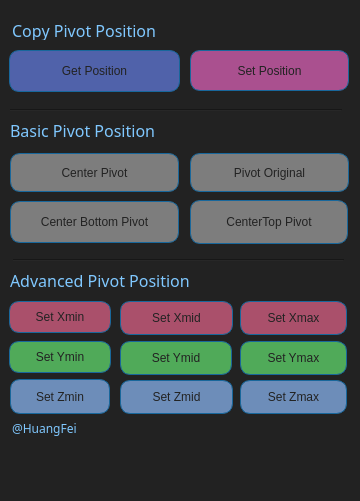
<?xml version="1.0" encoding="UTF-8"?>
<ui version="4.0">
 <class>PivotTool</class>
 <widget class="QMainWindow" name="PivotTool">
  <property name="geometry">
   <rect>
    <x>0</x>
    <y>0</y>
    <width>360</width>
    <height>501</height>
   </rect>
  </property>
  <property name="windowTitle">
   <string>MainWindow</string>
  </property>
  <property name="styleSheet">
   <string notr="true">background-color: rgb(34, 34, 34);</string>
  </property>
  <widget class="QWidget" name="centralwidget">
   <widget class="QLabel" name="author">
    <property name="geometry">
     <rect>
      <x>12</x>
      <y>420</y>
      <width>68</width>
      <height>16</height>
     </rect>
    </property>
    <property name="font">
     <font>
      <family>Bahnschrift SemiBold SemiConden</family>
      <pointsize>9</pointsize>
      <italic>false</italic>
      <kerning>false</kerning>
      <fontweight></fontweight>
     </font>
    </property>
    <property name="styleSheet">
     <string notr="true">color: rgb(128, 200, 255);
font: 63 9pt &quot;Bahnschrift SemiBold SemiConden&quot;;</string>
    </property>
    <property name="text">
     <string>@HuangFei</string>
    </property>
   </widget>
   <widget class="QPushButton" name="btnGetPosition">
    <property name="geometry">
     <rect>
      <x>9</x>
      <y>50</y>
      <width>171</width>
      <height>42</height>
     </rect>
    </property>
    <property name="styleSheet">
     <string notr="true">QPushButton {
font: 63 12pt &quot;Bahnschrift SemiBold SemiConden&quot;;
color: rgb(34, 34, 34);
background-color:  rgb(80, 98, 170);

border: 1px solid rgb(24, 103, 155);
border-radius: 10px;
 }
QPushButton:hover{
background-color:  rgb(80, 98, 170);
border: 3px solid rgb(24, 103, 155);
border-radius: 10px;
}

QPushButton:pressed{
background-color: rgb(87, 138, 207);
border: 3px solid rgb(24, 103, 155);
border-radius: 10px;
}
</string>
    </property>
    <property name="text">
     <string>Get Position</string>
    </property>
   </widget>
   <widget class="QPushButton" name="btnSetPosition">
    <property name="geometry">
     <rect>
      <x>190</x>
      <y>50</y>
      <width>159</width>
      <height>41</height>
     </rect>
    </property>
    <property name="styleSheet">
     <string notr="true">QPushButton {font: 63 12pt &quot;Bahnschrift SemiBold SemiConden&quot;;
color: rgb(34, 34, 34);
background-color: rgb(170, 80, 143);

border: 1px solid rgb(24, 103, 155);
border-radius: 10px;
 }
QPushButton:hover{
background-color: rgb(170, 80, 143);
border: 3px solid rgb(24, 103, 155);
border-radius: 10px;
}

QPushButton:pressed{
background-color: rgb(119, 29, 65);
border: 3px solid rgb(24, 103, 155);
border-radius: 10px;
}
</string>
    </property>
    <property name="text">
     <string>Set Position</string>
    </property>
   </widget>
   <widget class="QPushButton" name="btnSetXmin">
    <property name="geometry">
     <rect>
      <x>9</x>
      <y>301</y>
      <width>102</width>
      <height>32</height>
     </rect>
    </property>
    <property name="styleSheet">
     <string notr="true">QPushButton {
font: 63 12pt &quot;Bahnschrift SemiBold SemiConden&quot;;
color: rgb(34, 34, 34);
background-color: rgb(170, 80, 107);

border: 1px solid rgb(24, 103, 155);
border-radius: 10px;
 }
QPushButton:hover{
background-color:  rgb(170, 80, 107);
border: 3px solid rgb(24, 103, 155);
border-radius: 10px;
}

QPushButton:pressed{
background-color: rgb(169, 23, 27);
border: 3px solid rgb(24, 103, 155);
border-radius: 10px;
}
</string>
    </property>
    <property name="text">
     <string>Set Xmin</string>
    </property>
   </widget>
   <widget class="QPushButton" name="btnSetXmid">
    <property name="geometry">
     <rect>
      <x>120</x>
      <y>301</y>
      <width>113</width>
      <height>34</height>
     </rect>
    </property>
    <property name="styleSheet">
     <string notr="true">QPushButton {
font: 63 12pt &quot;Bahnschrift SemiBold SemiConden&quot;;
color: rgb(34, 34, 34);
background-color:  rgb(170, 80, 107);

border: 1px solid rgb(24, 103, 155);
border-radius: 10px;
 }
QPushButton:hover{
background-color:   rgb(170, 80, 107);
border: 3px solid rgb(24, 103, 155);
border-radius: 10px;
}

QPushButton:pressed{
background-color: rgb(169, 23, 27);
border: 3px solid rgb(24, 103, 155);
border-radius: 10px;
}
</string>
    </property>
    <property name="text">
     <string>Set Xmid</string>
    </property>
   </widget>
   <widget class="QPushButton" name="btnSetXmax">
    <property name="geometry">
     <rect>
      <x>240</x>
      <y>301</y>
      <width>107</width>
      <height>34</height>
     </rect>
    </property>
    <property name="styleSheet">
     <string notr="true">QPushButton {
font: 63 12pt &quot;Bahnschrift SemiBold SemiConden&quot;;
color: rgb(34, 34, 34);
background-color:  rgb(170, 80, 107);

border: 1px solid rgb(24, 103, 155);
border-radius: 10px;
 }
QPushButton:hover{
background-color:   rgb(170, 80, 107);
border: 3px solid rgb(24, 103, 155);
border-radius: 10px;
}

QPushButton:pressed{
background-color: rgb(169, 23, 27);
border: 3px solid rgb(24, 103, 155);
border-radius: 10px;
}
</string>
    </property>
    <property name="text">
     <string>Set Xmax</string>
    </property>
   </widget>
   <widget class="QPushButton" name="btnSetYmin">
    <property name="geometry">
     <rect>
      <x>9</x>
      <y>341</y>
      <width>102</width>
      <height>32</height>
     </rect>
    </property>
    <property name="styleSheet">
     <string notr="true">QPushButton {
font: 63 12pt &quot;Bahnschrift SemiBold SemiConden&quot;;
color: rgb(34, 34, 34);
background-color: rgb(80, 170, 89);

border: 1px solid rgb(24, 103, 155);
border-radius: 10px;
 }
QPushButton:hover{
background-color: rgb(80, 170, 89);
border: 3px solid rgb(24, 103, 155);
border-radius: 10px;
}

QPushButton:pressed{
background-color: rgb(180, 220, 103);
border: 3px solid rgb(24, 103, 155);
border-radius: 10px;
}
</string>
    </property>
    <property name="text">
     <string>Set Ymin</string>
    </property>
   </widget>
   <widget class="QPushButton" name="btnSetYmid">
    <property name="geometry">
     <rect>
      <x>120</x>
      <y>341</y>
      <width>112</width>
      <height>34</height>
     </rect>
    </property>
    <property name="styleSheet">
     <string notr="true">QPushButton {
font: 63 12pt &quot;Bahnschrift SemiBold SemiConden&quot;;
color: rgb(34, 34, 34);
background-color: rgb(80, 170, 89);

border: 1px solid rgb(24, 103, 155);
border-radius: 10px;
 }
QPushButton:hover{
background-color: rgb(80, 170, 89);
border: 3px solid rgb(24, 103, 155);
border-radius: 10px;
}

QPushButton:pressed{
background-color: rgb(180, 220, 103);
border: 3px solid rgb(24, 103, 155);
border-radius: 10px;
}
</string>
    </property>
    <property name="text">
     <string>Set Ymid</string>
    </property>
   </widget>
   <widget class="QPushButton" name="btnSetYmax">
    <property name="geometry">
     <rect>
      <x>240</x>
      <y>341</y>
      <width>107</width>
      <height>34</height>
     </rect>
    </property>
    <property name="styleSheet">
     <string notr="true">QPushButton {
font: 63 12pt &quot;Bahnschrift SemiBold SemiConden&quot;;
color: rgb(34, 34, 34);
background-color: rgb(80, 170, 89);

border: 1px solid rgb(24, 103, 155);
border-radius: 10px;
 }
QPushButton:hover{
background-color: rgb(80, 170, 89);
border: 3px solid rgb(24, 103, 155);
border-radius: 10px;
}

QPushButton:pressed{
background-color: rgb(180, 220, 103);
border: 3px solid rgb(24, 103, 155);
border-radius: 10px;
}
</string>
    </property>
    <property name="text">
     <string>Set Ymax</string>
    </property>
   </widget>
   <widget class="QPushButton" name="btnSetZmax">
    <property name="geometry">
     <rect>
      <x>240</x>
      <y>380</y>
      <width>107</width>
      <height>34</height>
     </rect>
    </property>
    <property name="styleSheet">
     <string notr="true">QPushButton {
font: 63 12pt &quot;Bahnschrift SemiBold SemiConden&quot;;
color: rgb(34, 34, 34);
background-color:  rgb(109, 141, 185);

border: 1px solid rgb(24, 103, 155);
border-radius: 10px;
 }
QPushButton:hover{
background-color:   rgb(109, 141, 185);
border: 3px solid rgb(24, 103, 155);
border-radius: 10px;
}

QPushButton:pressed{
background-color: rgb(87, 138, 207);
border: 3px solid rgb(24, 103, 155);
border-radius: 10px;
}
</string>
    </property>
    <property name="text">
     <string>Set Zmax</string>
    </property>
   </widget>
   <widget class="QPushButton" name="btnSetZmin">
    <property name="geometry">
     <rect>
      <x>10</x>
      <y>379</y>
      <width>100</width>
      <height>35</height>
     </rect>
    </property>
    <property name="styleSheet">
     <string notr="true">QPushButton {
font: 63 12pt &quot;Bahnschrift SemiBold SemiConden&quot;;
color: rgb(34, 34, 34);
background-color:  rgb(109, 141, 185);

border: 1px solid rgb(24, 103, 155);
border-radius: 10px;
 }
QPushButton:hover{
background-color:   rgb(109, 141, 185);
border: 3px solid rgb(24, 103, 155);
border-radius: 10px;
}

QPushButton:pressed{
background-color: rgb(87, 138, 207);
border: 3px solid rgb(24, 103, 155);
border-radius: 10px;
}
</string>
    </property>
    <property name="text">
     <string>Set Zmin</string>
    </property>
   </widget>
   <widget class="QPushButton" name="btnSetZmid">
    <property name="geometry">
     <rect>
      <x>120</x>
      <y>380</y>
      <width>113</width>
      <height>34</height>
     </rect>
    </property>
    <property name="styleSheet">
     <string notr="true">QPushButton {
font: 63 12pt &quot;Bahnschrift SemiBold SemiConden&quot;;
color: rgb(34, 34, 34);
background-color:  rgb(109, 141, 185);

border: 1px solid rgb(24, 103, 155);
border-radius: 10px;
 }
QPushButton:hover{
background-color:   rgb(109, 141, 185);
border: 3px solid rgb(24, 103, 155);
border-radius: 10px;
}

QPushButton:pressed{
background-color: rgb(87, 138, 207);
border: 3px solid rgb(24, 103, 155);
border-radius: 10px;
}
</string>
    </property>
    <property name="text">
     <string>Set Zmid</string>
    </property>
   </widget>
   <widget class="QPushButton" name="btnCenBotPivot">
    <property name="geometry">
     <rect>
      <x>10</x>
      <y>201</y>
      <width>169</width>
      <height>42</height>
     </rect>
    </property>
    <property name="styleSheet">
     <string notr="true">QPushButton {
font: 63 12pt &quot;Bahnschrift SemiBold SemiConden&quot;;
color: rgb(34, 34, 34);
background-color: rgb(125, 125, 125);

border: 1px solid rgb(24, 103, 155);
border-radius: 10px;
 }
QPushButton:hover{
background-color:  rgb(125, 125, 125);
border: 3px solid rgb(24, 103, 155);
border-radius: 10px;
}

QPushButton:pressed{
background-color:rgb(74, 74, 74);
border: 3px solid rgb(24, 103, 155);
border-radius: 10px;
}
</string>
    </property>
    <property name="text">
     <string>Center Bottom Pivot</string>
    </property>
    <property name="autoDefault">
     <bool>false</bool>
    </property>
    <property name="default">
     <bool>false</bool>
    </property>
   </widget>
   <widget class="Line" name="line">
    <property name="geometry">
     <rect>
      <x>13</x>
      <y>250</y>
      <width>331</width>
      <height>20</height>
     </rect>
    </property>
    <property name="orientation">
     <enum>Qt::Orientation::Horizontal</enum>
    </property>
   </widget>
   <widget class="QPushButton" name="btnCenTopPivot">
    <property name="geometry">
     <rect>
      <x>190</x>
      <y>200</y>
      <width>158</width>
      <height>44</height>
     </rect>
    </property>
    <property name="styleSheet">
     <string notr="true">QPushButton {
font: 63 12pt &quot;Bahnschrift SemiBold SemiConden&quot;;
color: rgb(34, 34, 34);
background-color: rgb(125, 125, 125);

border: 1px solid rgb(24, 103, 155);
border-radius: 10px;
 }
QPushButton:hover{
background-color:  rgb(125, 125, 125);
border: 3px solid rgb(24, 103, 155);
border-radius: 10px;
}

QPushButton:pressed{
background-color:rgb(74, 74, 74);
border: 3px solid rgb(24, 103, 155);
border-radius: 10px;
}
</string>
    </property>
    <property name="text">
     <string>CenterTop Pivot</string>
    </property>
   </widget>
   <widget class="QPushButton" name="btnPivotOriginal">
    <property name="geometry">
     <rect>
      <x>190</x>
      <y>153</y>
      <width>159</width>
      <height>39</height>
     </rect>
    </property>
    <property name="styleSheet">
     <string notr="true">QPushButton {
font: 63 12pt &quot;Bahnschrift SemiBold SemiConden&quot;;
color: rgb(34, 34, 34);
background-color: rgb(125, 125, 125);

border: 1px solid rgb(24, 103, 155);
border-radius: 10px;
 }
QPushButton:hover{
background-color:  rgb(125, 125, 125);
border: 3px solid rgb(24, 103, 155);
border-radius: 10px;
}

QPushButton:pressed{
background-color:rgb(74, 74, 74);
border: 3px solid rgb(24, 103, 155);
border-radius: 10px;
}
</string>
    </property>
    <property name="text">
     <string>Pivot Original</string>
    </property>
   </widget>
   <widget class="QPushButton" name="btnCenterPivot">
    <property name="geometry">
     <rect>
      <x>10</x>
      <y>153</y>
      <width>169</width>
      <height>39</height>
     </rect>
    </property>
    <property name="styleSheet">
     <string notr="true">QPushButton {
font: 63 12pt &quot;Bahnschrift SemiBold SemiConden&quot;;
color: rgb(34, 34, 34);
background-color: rgb(125, 125, 125);

border: 1px solid rgb(24, 103, 155);
border-radius: 10px;
 }
QPushButton:hover{
background-color:  rgb(125, 125, 125);
border: 3px solid rgb(24, 103, 155);
border-radius: 10px;
}

QPushButton:pressed{
background-color:rgb(74, 74, 74);
border: 3px solid rgb(24, 103, 155);
border-radius: 10px;
}
</string>
    </property>
    <property name="text">
     <string>Center Pivot</string>
    </property>
   </widget>
   <widget class="QLabel" name="label_1">
    <property name="geometry">
     <rect>
      <x>12</x>
      <y>20</y>
      <width>332</width>
      <height>20</height>
     </rect>
    </property>
    <property name="font">
     <font>
      <family>Bahnschrift SemiBold SemiConden</family>
      <pointsize>12</pointsize>
      <italic>false</italic>
      <kerning>false</kerning>
      <fontweight></fontweight>
     </font>
    </property>
    <property name="styleSheet">
     <string notr="true">color: rgb(128, 200, 255);
font: 63 12pt  &quot;Bahnschrift SemiBold SemiConden&quot;;</string>
    </property>
    <property name="text">
     <string>Copy Pivot Position</string>
    </property>
   </widget>
   <widget class="QLabel" name="label_2">
    <property name="geometry">
     <rect>
      <x>10</x>
      <y>120</y>
      <width>332</width>
      <height>20</height>
     </rect>
    </property>
    <property name="font">
     <font>
      <family>Bahnschrift SemiBold SemiConden</family>
      <pointsize>12</pointsize>
      <italic>false</italic>
      <kerning>false</kerning>
      <fontweight></fontweight>
     </font>
    </property>
    <property name="styleSheet">
     <string notr="true">color: rgb(128, 200, 255);
font: 63 12pt &quot;Bahnschrift SemiBold SemiConden&quot;;</string>
    </property>
    <property name="text">
     <string>Basic Pivot Position</string>
    </property>
   </widget>
   <widget class="Line" name="line_2">
    <property name="geometry">
     <rect>
      <x>10</x>
      <y>100</y>
      <width>332</width>
      <height>20</height>
     </rect>
    </property>
    <property name="orientation">
     <enum>Qt::Orientation::Horizontal</enum>
    </property>
   </widget>
   <widget class="QLabel" name="label_3">
    <property name="geometry">
     <rect>
      <x>10</x>
      <y>270</y>
      <width>332</width>
      <height>20</height>
     </rect>
    </property>
    <property name="font">
     <font>
      <family>Bahnschrift SemiBold SemiConden</family>
      <pointsize>12</pointsize>
      <italic>false</italic>
      <kerning>false</kerning>
      <fontweight></fontweight>
     </font>
    </property>
    <property name="styleSheet">
     <string notr="true">color: rgb(128, 200, 255);
font: 63 12pt &quot;Bahnschrift SemiBold SemiConden&quot;;</string>
    </property>
    <property name="text">
     <string>Advanced Pivot Position</string>
    </property>
   </widget>
  </widget>
  <widget class="QMenuBar" name="menubar">
   <property name="geometry">
    <rect>
     <x>0</x>
     <y>0</y>
     <width>360</width>
     <height>33</height>
    </rect>
   </property>
  </widget>
  <widget class="QStatusBar" name="statusbar"/>
 </widget>
 <resources/>
 <connections/>
 <designerdata>
  <property name="gridDeltaX">
   <number>10</number>
  </property>
  <property name="gridDeltaY">
   <number>10</number>
  </property>
  <property name="gridSnapX">
   <bool>false</bool>
  </property>
  <property name="gridSnapY">
   <bool>false</bool>
  </property>
  <property name="gridVisible">
   <bool>true</bool>
  </property>
 </designerdata>
</ui>
